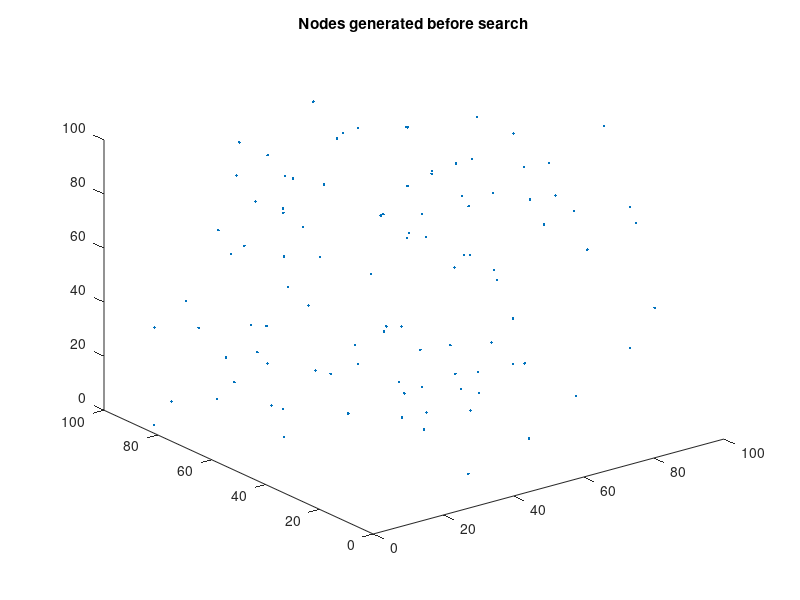

This chart was generated by the following MATLAB code: (Note: this script raises an error after producing the figure.)
tic;
clear;close;
%%%%%%%%%%%%%%%%%%%%%%%%%%%%%%%%%%%%%
disp('hi');
global domain ;
domain = [];
a = 0;
b = 100;
x_domain = (b-a).*rand(100,1) + a;
y_domain = (b-a).*rand(100,1) + a;
z_domain = (b-a).*rand(100,1) + a;
count = zeros(100,1);
domain = [x_domain y_domain z_domain count];
x_domain = [];
y_domain = [];
z_domain = [];
count = [];
figure
plot3(domain(:,1),domain(:,2),domain(:,3),'.')
title('Nodes generated before search');
global feasible_domain;
feasible_domain = [];
global infeasible_domain;
infeasible_domain = [];
%%%%
x = 0;%%defined first point as 0,0  which is feasible and last point as random x_2
y = 0;
z = 0;
x_2 = (b-a).*rand(1,1) + a;
y_2 = (b-a).*rand(1,1) + a;
z_2 = (b-a).*rand(1,1) + a;
figure
% t = test_plot();
% plot(t(:,1),t(:,2),t(:,3),'.y')
% hold on
% %%%%%%%%%%%%%%%%%%%%%%%%%%%%%%%%%%%%%%%%%%%%%%%%%%%%%
 for i =1 : 400
% while size(domain) ~= size(feasible_domain) - count 
    dist_prev =10000;
    pos = [];
    while x ~= x_2 && y ~= y_2 & z ~= z_2 %i am here right now
        if is_feasible_point([x y z]) == 1 %a dynamic step for moving from feasible previously to x,y !chANGE HERE
            feasible_domain = vertcat(feasible_domain, [x y z]) ;%cell typpe for svm
            dist_i = sqrt((domain(:,1) - x).^2 + (domain(:,2) - y).^2 + (domain(:,3) - z).^2);
            dist_f = sqrt((domain(:,1) - x_2).^2 + (domain(:,2) - y_2).^2 + (domain(:,3) - z_2).^2)  ;
            dist = dist_i+dist_f;
            count = [];
            count = 1;
            sz = size(dist);
            while sz(1) ~= count
                if is_feasible_point([domain(count,1) domain(count,2) domain(count,3)]) == 0 && dist_i(count) <= 0.3
                    %above condition dist_i < 0.3 is the IR bound for the
                    %robot
                    infeasible_domain = vertcat(infeasible_domain, [domain(count,1) domain(count,2) domain(count,3)]);
                    dist(count) = [];
                    dist_i(count) = [];
                    dist_f(count) = [];
                    domain(count,:) = [];
                end
                count = count +1;
                sz = [];
                sz = size(dist);
            end
            [val pos] = min(dist);
            while dist_i(pos) >= 0.3 && domain(pos,1) == x && domain(pos,2) == y && domain(pos,3) == z || domain(pos,4) == 1
%this step is very important dis_i(pos) >= dist_f(pos) suggest that the
%robt should follow nodes  such that it should be halfway from the destined
%node / it could be compensated for dist_i(pos) >= ir bound so that robot
%will only travel the visible nodes(dead reckoning)
                dist(pos) = 10000000;
                [val pos] = min(dist);
            end    
            if dist_prev > dist_f(pos)
                x = domain(pos,1);
                y = domain(pos,2);
                z = domain(pos,3);
                domain(pos,4) = 1;  
                dist_prev = dist_f(pos)
            else
                x = x_2;
                y = y_2;
                z = z_2;
                break;
            end
            dist_i = [];
            dist_f = [];
            dist = [];
            
        else
            infeasible_domain = vertcat(infeasible_domain, [x y z]);
            t = is_feasible_edge(feasible_domain(end,:),[x y z]);
            x = t(1);
            y = t(2);
            z = t(3);
            t = [];
            domain(pos,:) = [];
            break;
        end   
    end
    domain(:,4) = 0;
    x_2 = (b-a).*rand(1,1) + a;
    y_2 = (b-a).*rand(1,1) + a;
    z_2 = (b-a).*rand(1,1) + a;
    plot3(feasible_domain(:,1),feasible_domain(:,2),feasible_domain(:,3),'.g')
    if isnan(infeasible_domain) == 0
        hold on
        plot3(infeasible_domain(:,1),infeasible_domain(:,2),infeasible_domain(:,3),'.r')
    end
    pause(0.01)
    hold on
end
hold off;
%%%%%%%%%%%%%%%%%%%%%%%%%%%%%%%%%%%%%%%%%%%%%%%%%%%%%%%%%%%%%% 
dist = [];
dist_i = [];
dist_f = [];
a = [];
b = [];
i = [];
x = [];
y = [];
z = [];
x_2 = [];
y_2 = [];
z_2 = [];
val = [];
dist_prev = [];
count = [];
sz = [];
pos = [];
%%%%%%%%%%%%%%%%%%%%%%%%%%%%%%%%%%%%%%%%%%%%%%%%%%%%%%%%%%%%%%%%%%
domain = [];
toc